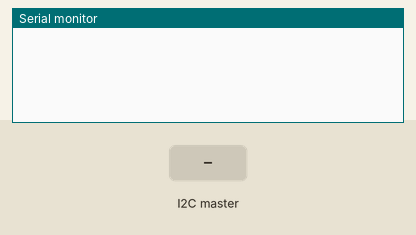
This sketch was run on a simulated Arduino Nano, built with avr-gcc and run on an emulated ATmega328P. On the bench: the last lines printed to the serial monitor. The inputs (shaded band) are chosen by the test bench. The audio player accepts every command and is not drawn.

Above: at 1.2 s.
1.3 s: the I2C master sends the byte 1
At 2.6 s:
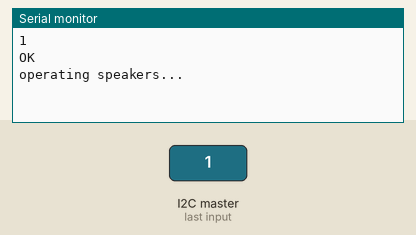
3.3 s: the I2C master sends the byte 0
At 4.7 s:
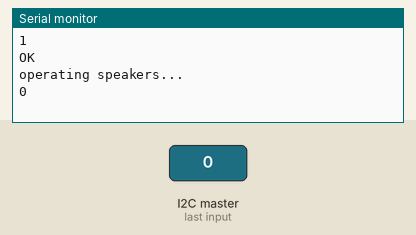

Measured:
- after the input at 1.3 s, the serial monitor: prints a new line at once (image 1)
- after the input at 3.3 s, the serial monitor: prints a new line at once (image 2)

The sketch:

nano.ino
```cpp
#include <Arduino.h>
#include <Wire.h>
#include "SoftwareSerial.h"
#include "DFRobotDFPlayerMini.h"

static const uint8_t PIN_MP3_TX = 11; // Connects to module's RX
static const uint8_t PIN_MP3_RX = 10; // Connects to module's TX
SoftwareSerial softwareSerial(PIN_MP3_RX, PIN_MP3_TX);

DFRobotDFPlayerMini player;

int x = 0;
int lastX = 0;
const int volume = 15;

void setup()
{
  Wire.begin(4);                // join i2c bus with address #4
  Wire.onReceive(receiveEvent); // register event
  Serial.begin(9600);           // start serial for output
  softwareSerial.begin(9600);
}

void loop()
{
  delay(100);
    if (x == 1 && lastX == 0)
  {
    operateSpeaker();
    Serial.println("operating speakers...");
  }
  lastX = x;
}

// function that executes whenever data is received from master
// this function is registered as an event, see setup()
void receiveEvent(int howMany)
{

  while (1 < Wire.available()) // loop through all but the last
  {
    char c = Wire.read(); // receive byte as a character
    Serial.print(c);      // print the character
  }
  x = Wire.read(); // receive byte as an integer
  Serial.println(x);
}

void operateSpeaker()
{
  if (player.begin(softwareSerial))
  {
    Serial.println("OK");

    // Set volume to maximum (0 to 30).
    player.volume(volume);
    // Play the first MP3 file on the SD card
    player.play(1);
  }
  else
  {
    Serial.println("Connecting to DFPlayer Mini failed!");
  }
}
```
